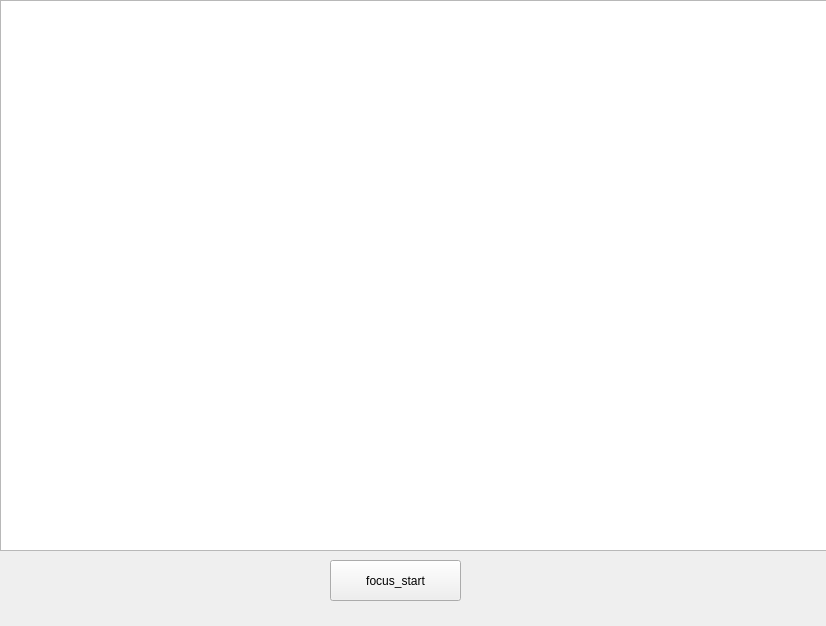
<?xml version="1.0" encoding="UTF-8"?>
<ui version="4.0">
 <class>ui_frame</class>
 <widget class="QWidget" name="ui_frame">
  <property name="geometry">
   <rect>
    <x>0</x>
    <y>0</y>
    <width>826</width>
    <height>626</height>
   </rect>
  </property>
  <property name="windowTitle">
   <string>Form</string>
  </property>
  <widget class="QPushButton" name="focus_start">
   <property name="geometry">
    <rect>
     <x>330</x>
     <y>560</y>
     <width>131</width>
     <height>41</height>
    </rect>
   </property>
   <property name="text">
    <string>focus_start</string>
   </property>
  </widget>
  <widget class="QtCharts::QChartView" name="graphicsView">
   <property name="geometry">
    <rect>
     <x>0</x>
     <y>0</y>
     <width>831</width>
     <height>551</height>
    </rect>
   </property>
  </widget>
 </widget>
 <customwidgets>
  <customwidget>
   <class>QtCharts::QChartView</class>
   <extends>QGraphicsView</extends>
   <header location="global">qchartview.h</header>
  </customwidget>
 </customwidgets>
 <resources/>
 <connections/>
</ui>
